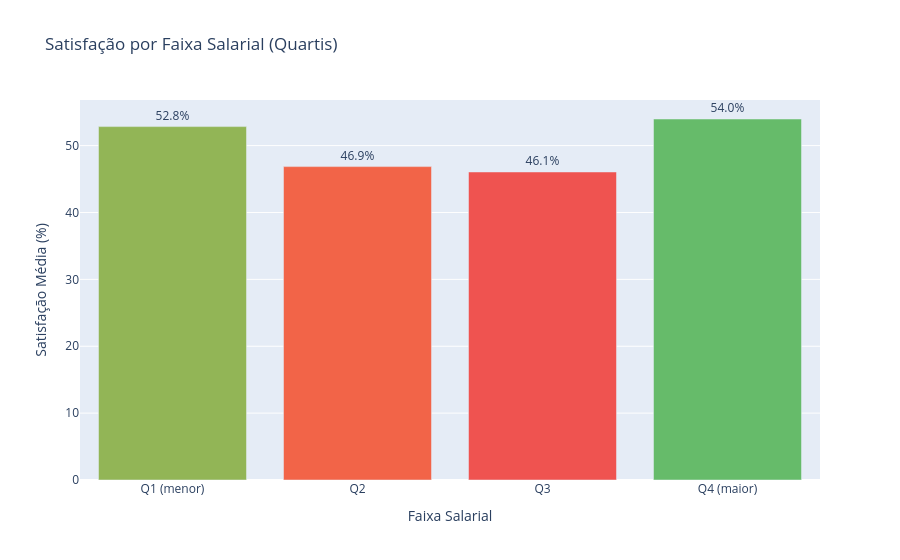

Notebook code for this chart:
### Markdown cell above
## 5. Satisfação × Salário

### Code cell
corr_sal, pvalor_sal = stats.pearsonr(df['Satisfaction Rate (%)'], df['Salary'])

# quartis de salário
df['quartil_salario'] = pd.qcut(
    df['Salary'], q=4,
    labels=['Q1 (menor)', 'Q2', 'Q3', 'Q4 (maior)']
)

sat_sal = df.groupby('quartil_salario', observed=True)['Satisfaction Rate (%)'].mean().reset_index()
sat_sal.columns = ['quartil', 'satisfacao_media']

fig = px.bar(
    sat_sal,
    x='quartil', y='satisfacao_media',
    title='Satisfação por Faixa Salarial (Quartis)',
    labels={'quartil': 'Faixa Salarial', 'satisfacao_media': 'Satisfação Média (%)'},
    color='satisfacao_media',
    color_continuous_scale=['#ef5350', '#ffa726', '#66bb6a'],
    text=sat_sal['satisfacao_media'].round(1).astype(str) + '%'
)
fig.update_traces(textposition='outside')
fig.update_layout(coloraxis_showscale=False)
fig.show()

print(f'Correlação satisfação × salário: {corr_sal:.3f} (p={pvalor_sal:.4f})')

### Figure 1 — Plotly figure (JSON) as saved in the notebook; plotly's stock layout.template omitted (floating-point values rounded to 4 significant figures)
{"data": [{"hovertemplate": "Faixa Salarial=%{x}<br>Satisfação Média (%)=%{marker.color}<br>text=%{text}<extra></extra>", "legendgroup": "", "marker": {"color": [52.84, 46.86, 46.06, 53.98], "coloraxis": "coloraxis", "pattern": {"shape": ""}}, "name": "", "orientation": "v", "showlegend": false, "text": ["52.8%", "46.9%", "46.1%", "54.0%"], "textposition": "outside", "type": "bar", "x": ["Q1 (menor)", "Q2", "Q3", "Q4 (maior)"], "xaxis": "x", "y": [52.84, 46.86, 46.06, 53.98], "yaxis": "y"}], "layout": {"barmode": "relative", "coloraxis": {"colorbar": {"title": {"text": "Satisfação Média (%)"}}, "colorscale": [[0.0, "#ef5350"], [0.5, "#ffa726"], [1.0, "#66bb6a"]], "showscale": false}, "legend": {"tracegroupgap": 0}, "title": {"text": "Satisfação por Faixa Salarial (Quartis)"}, "xaxis": {"anchor": "y", "domain": [0.0, 1.0], "title": {"text": "Faixa Salarial"}}, "yaxis": {"anchor": "x", "domain": [0.0, 1.0], "title": {"text": "Satisfação Média (%)"}}}}
